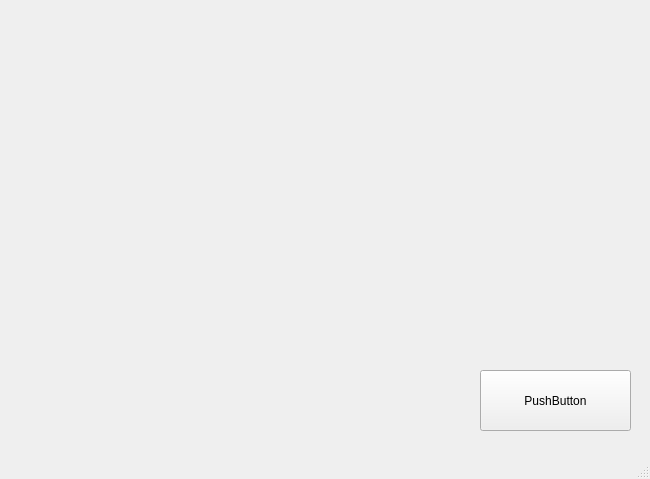
<?xml version="1.0" encoding="UTF-8"?>
<ui version="4.0">
 <class>MainWindow</class>
 <widget class="QMainWindow" name="MainWindow">
  <property name="geometry">
   <rect>
    <x>0</x>
    <y>0</y>
    <width>650</width>
    <height>479</height>
   </rect>
  </property>
  <property name="windowTitle">
   <string>MainWindow</string>
  </property>
  <widget class="QWidget" name="centralwidget">
   <widget class="QStackedWidget" name="stackedWidget">
    <property name="geometry">
     <rect>
      <x>0</x>
      <y>0</y>
      <width>641</width>
      <height>441</height>
     </rect>
    </property>
    <property name="currentIndex">
     <number>0</number>
    </property>
    <widget class="QWidget" name="page">
     <widget class="QLabel" name="label">
      <property name="geometry">
       <rect>
        <x>0</x>
        <y>20</y>
        <width>631</width>
        <height>411</height>
       </rect>
      </property>
      <property name="text">
       <string/>
      </property>
      <property name="pixmap">
       <pixmap>1.gif</pixmap>
      </property>
      <property name="scaledContents">
       <bool>true</bool>
      </property>
     </widget>
     <widget class="QPushButton" name="pushButton">
      <property name="geometry">
       <rect>
        <x>480</x>
        <y>370</y>
        <width>151</width>
        <height>61</height>
       </rect>
      </property>
      <property name="text">
       <string>PushButton</string>
      </property>
     </widget>
    </widget>
    <widget class="QWidget" name="page_2">
     <widget class="QLabel" name="label_2">
      <property name="geometry">
       <rect>
        <x>0</x>
        <y>10</y>
        <width>641</width>
        <height>421</height>
       </rect>
      </property>
      <property name="text">
       <string/>
      </property>
      <property name="pixmap">
       <pixmap>02.jpg</pixmap>
      </property>
      <property name="scaledContents">
       <bool>true</bool>
      </property>
     </widget>
    </widget>
   </widget>
  </widget>
  <widget class="QMenuBar" name="menubar">
   <property name="geometry">
    <rect>
     <x>0</x>
     <y>0</y>
     <width>650</width>
     <height>21</height>
    </rect>
   </property>
  </widget>
  <widget class="QStatusBar" name="statusbar"/>
 </widget>
 <resources/>
 <connections/>
</ui>
